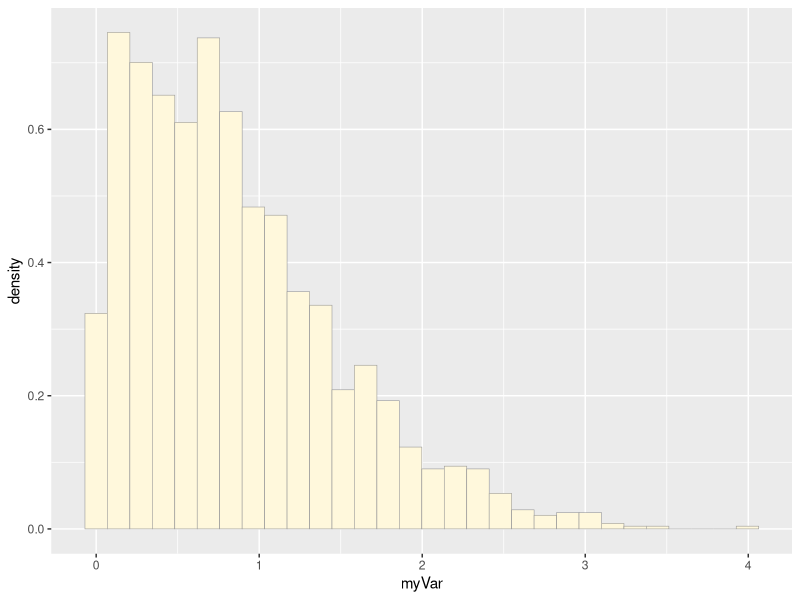
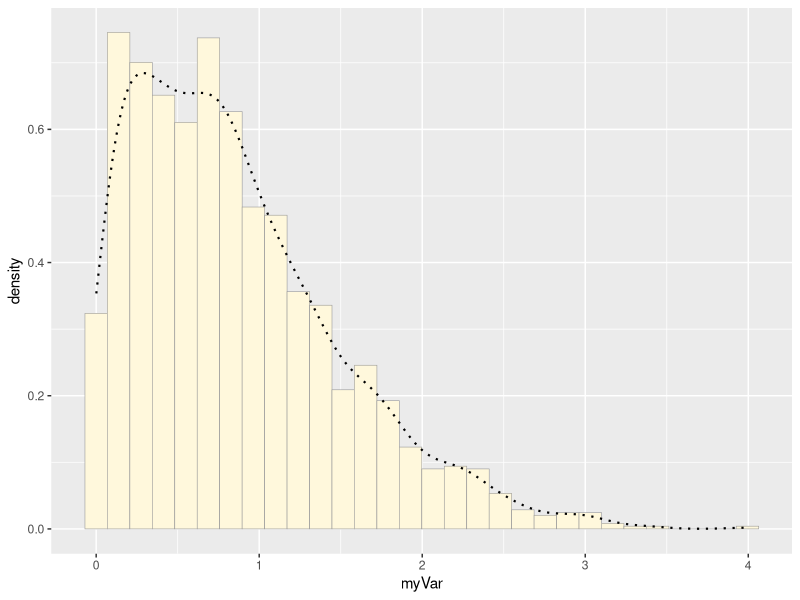
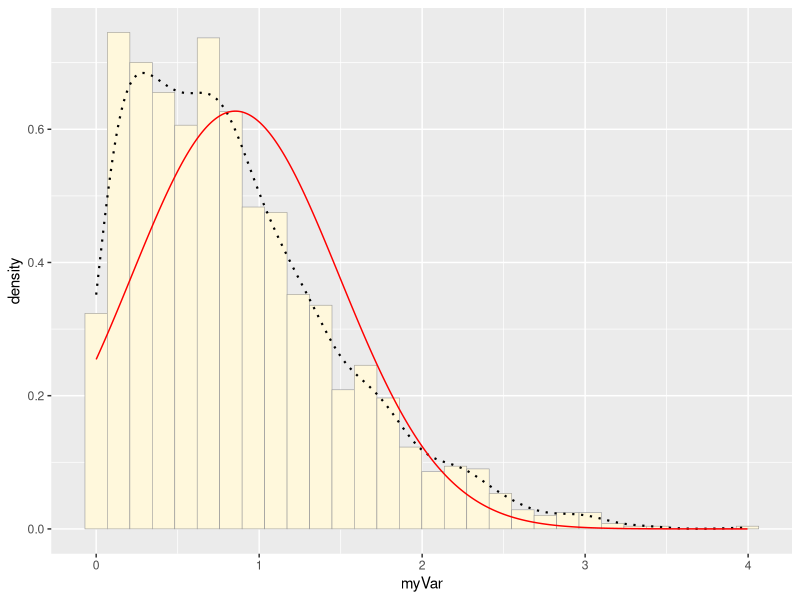
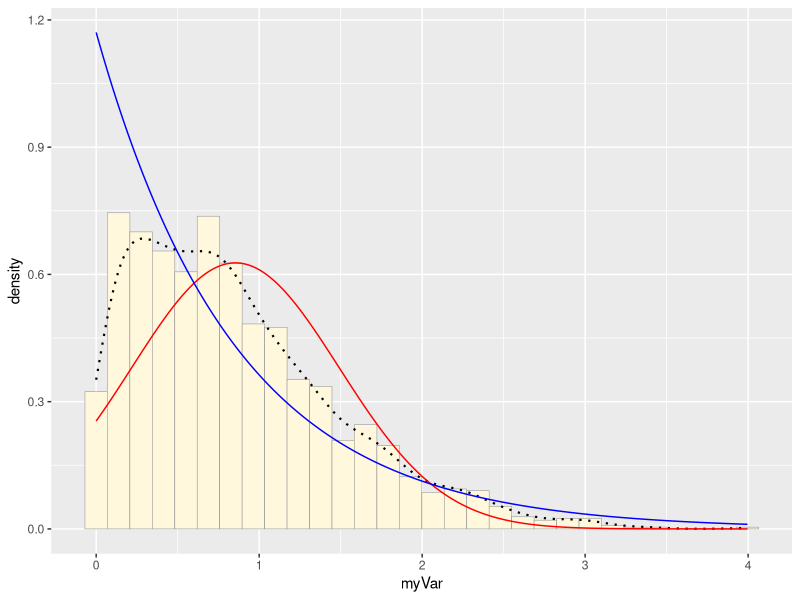
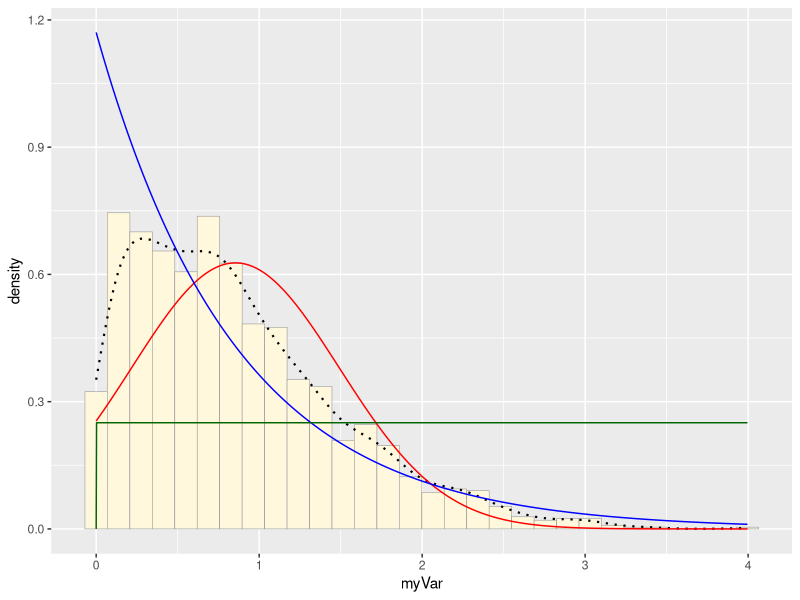
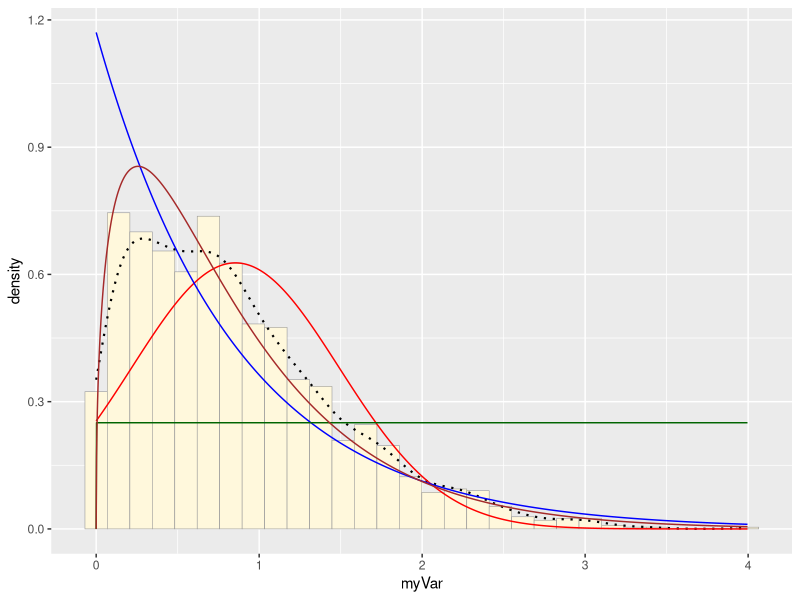
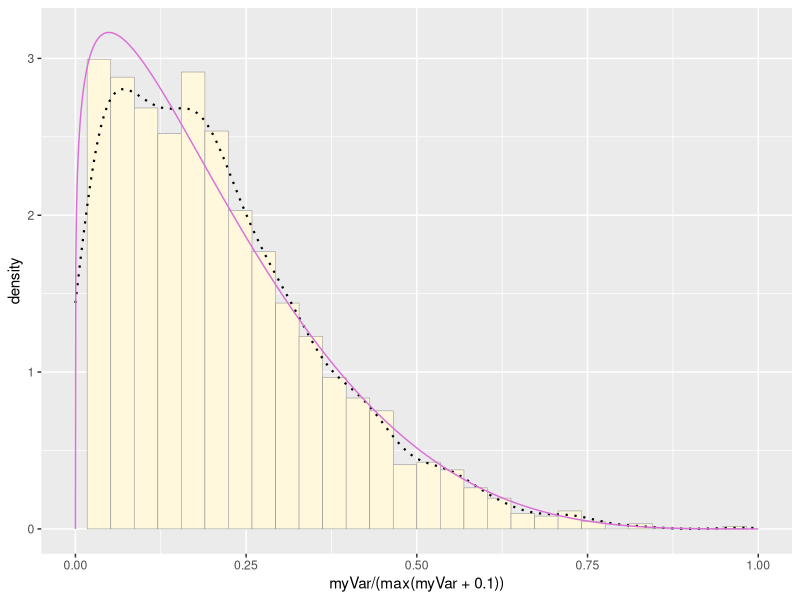

These charts were generated, in order, by the following R code:
## ---- chunk 1
knitr::opts_chunk$set(echo = TRUE, eval=FALSE, message=FALSE, warning=FALSE)
## ---- chunk 2
library(ggplot2) # for graphics
library(MASS) # for maximum likelihood estimation
## ---- chunk 3
# quick and dirty, a truncated normal distribution to work on the solution set

z <- rnorm(n=3000,mean=0.2)
z <- data.frame(1:3000,z)
names(z) <- list("ID","myVar")
z <- z[z$myVar>0,]
str(z)
summary(z$myVar)
## ---- chunk 4
p1 <- ggplot(data=z, aes(x=myVar, y=..density..)) +
  geom_histogram(color="grey60",fill="cornsilk",size=0.2) 
print(p1)
## ---- chunk 5
p1 <-  p1 +  geom_density(linetype="dotted",size=0.75)
print(p1)
## ---- chunk 6
normPars <- fitdistr(z$myVar,"normal")
print(normPars)
str(normPars)
normPars$estimate["mean"] # note structure of getting a named attribute

## ---- chunk 7

meanML <- normPars$estimate["mean"]
sdML <- normPars$estimate["sd"]

xval <- seq(0,max(z$myVar),len=length(z$myVar))

 stat <- stat_function(aes(x = xval, y = ..y..), fun = dnorm, colour="red", n = length(z$myVar), args = list(mean = meanML, sd = sdML))
 p1 + stat
## ---- chunk 8
expoPars <- fitdistr(z$myVar,"exponential")
rateML <- expoPars$estimate["rate"]

stat2 <- stat_function(aes(x = xval, y = ..y..), fun = dexp, colour="blue", n = length(z$myVar), args = list(rate=rateML))
 p1 + stat + stat2
## ---- chunk 9
stat3 <- stat_function(aes(x = xval, y = ..y..), fun = dunif, colour="darkgreen", n = length(z$myVar), args = list(min=min(z$myVar), max=max(z$myVar)))
 p1 + stat + stat2 + stat3
## ---- chunk 10
gammaPars <- fitdistr(z$myVar,"gamma")
shapeML <- gammaPars$estimate["shape"]
rateML <- gammaPars$estimate["rate"]

stat4 <- stat_function(aes(x = xval, y = ..y..), fun = dgamma, colour="brown", n = length(z$myVar), args = list(shape=shapeML, rate=rateML))
 p1 + stat + stat2 + stat3 + stat4
## ---- chunk 11

pSpecial <- ggplot(data=z, aes(x=myVar/(max(myVar + 0.1)), y=..density..)) +
  geom_histogram(color="grey60",fill="cornsilk",size=0.2) + 
  xlim(c(0,1)) +
  geom_density(size=0.75,linetype="dotted")

betaPars <- fitdistr(x=z$myVar/max(z$myVar + 0.1),start=list(shape1=1,shape2=2),"beta")
shape1ML <- betaPars$estimate["shape1"]
shape2ML <- betaPars$estimate["shape2"]

statSpecial <- stat_function(aes(x = xval, y = ..y..), fun = dbeta, colour="orchid", n = length(z$myVar), args = list(shape1=shape1ML,shape2=shape2ML))
pSpecial + statSpecial
